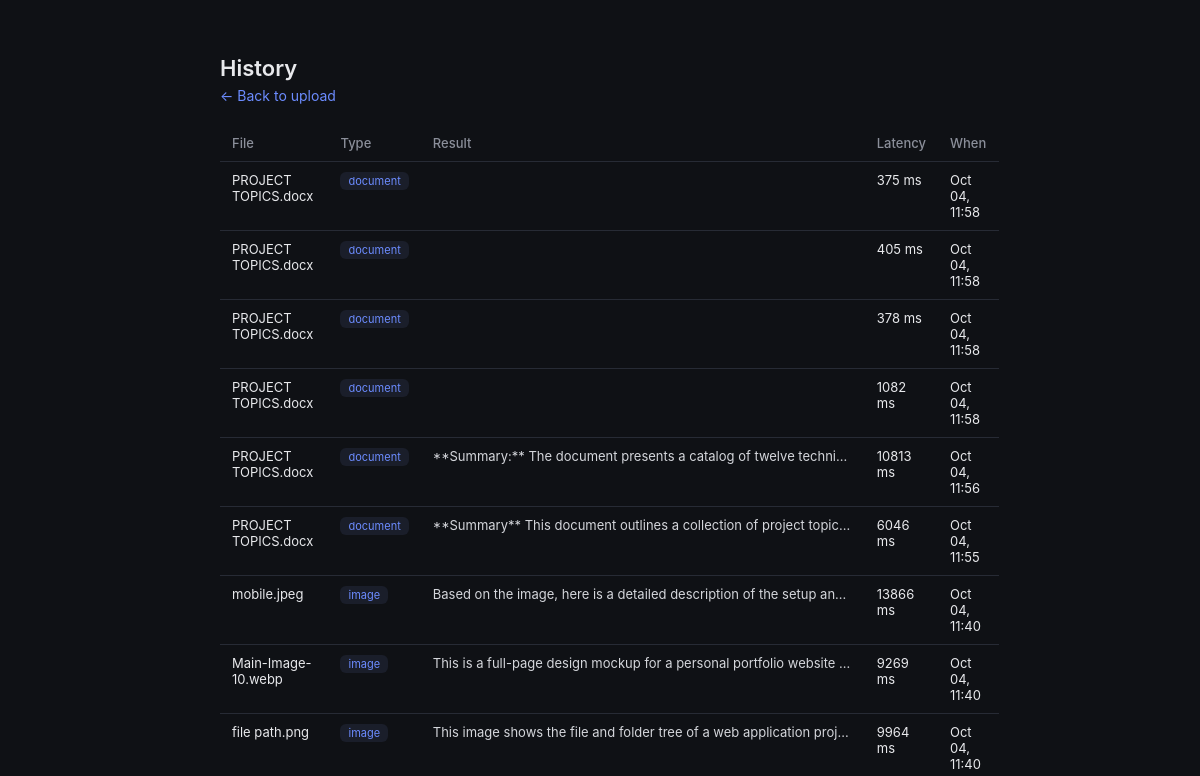
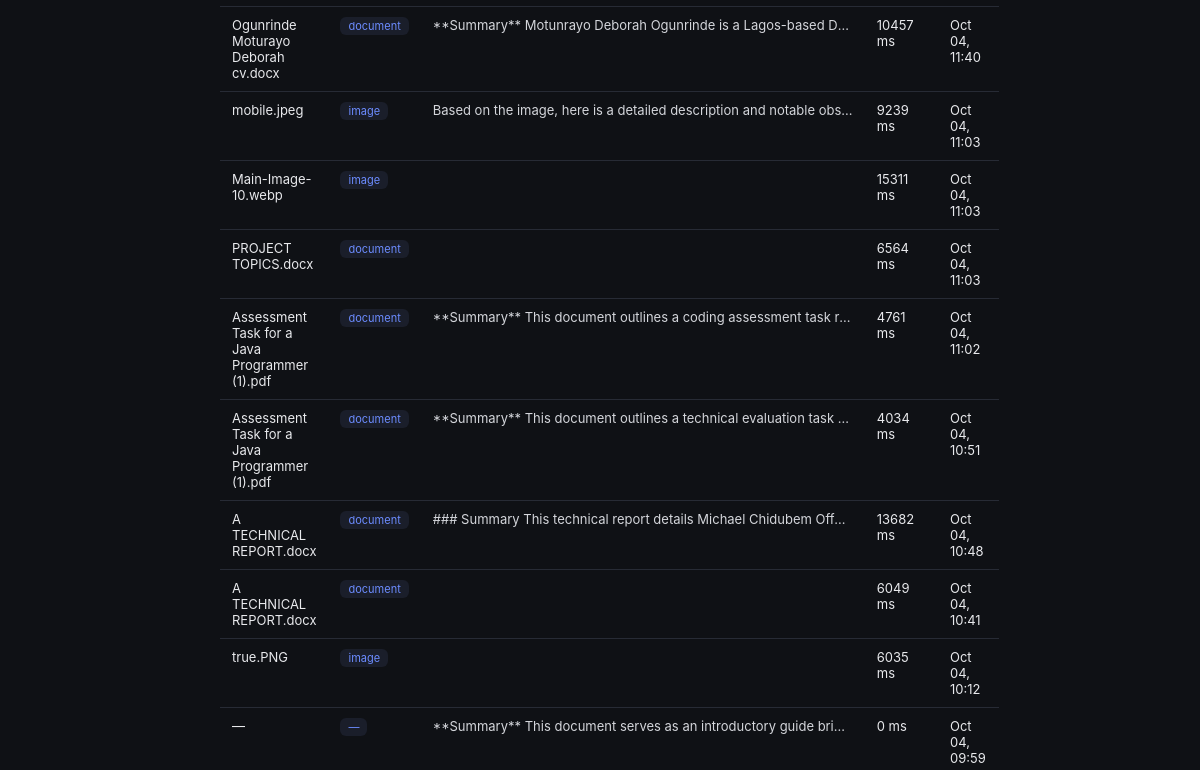
Page /history/ (upper part) on the earlier database version (2 pictures, top to bottom).
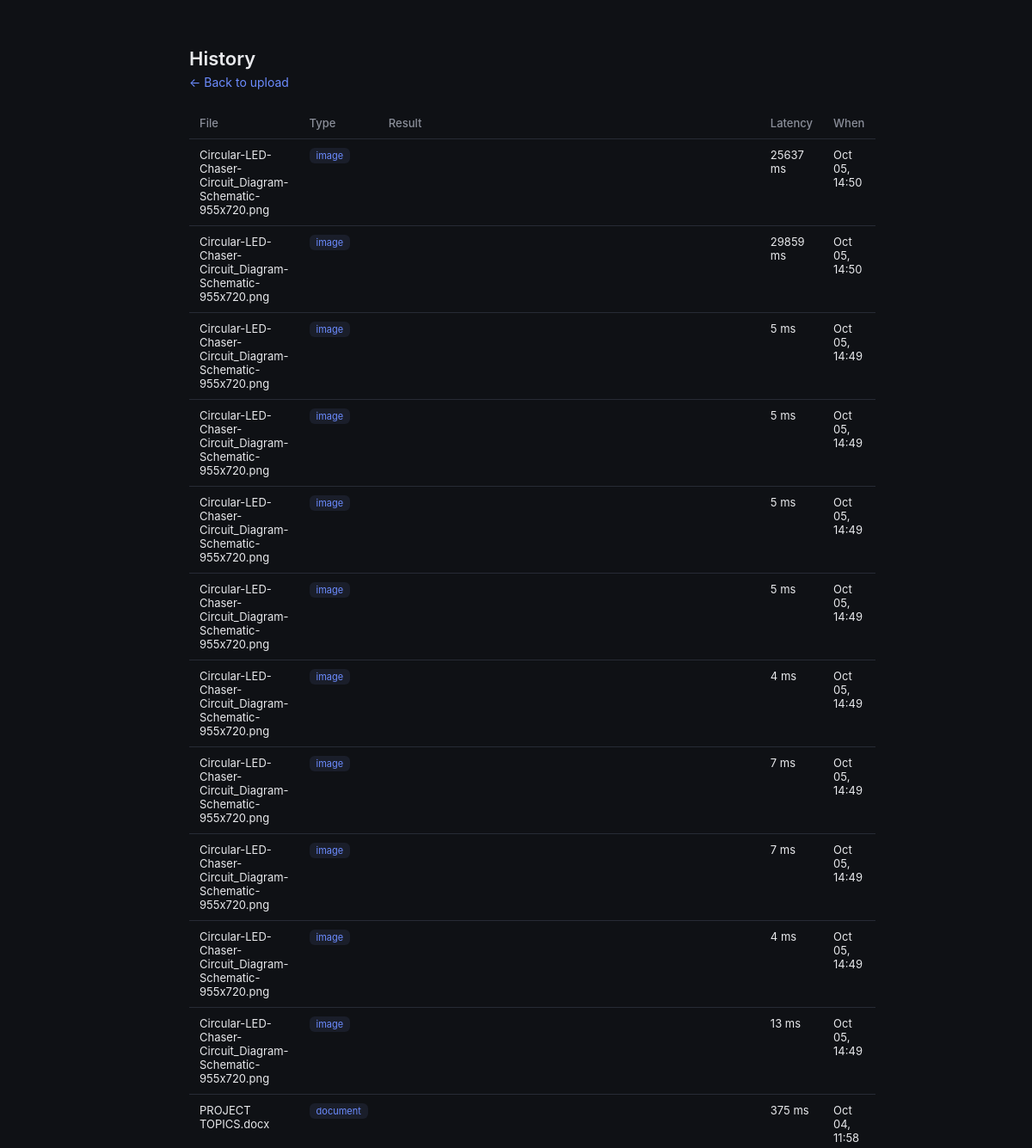
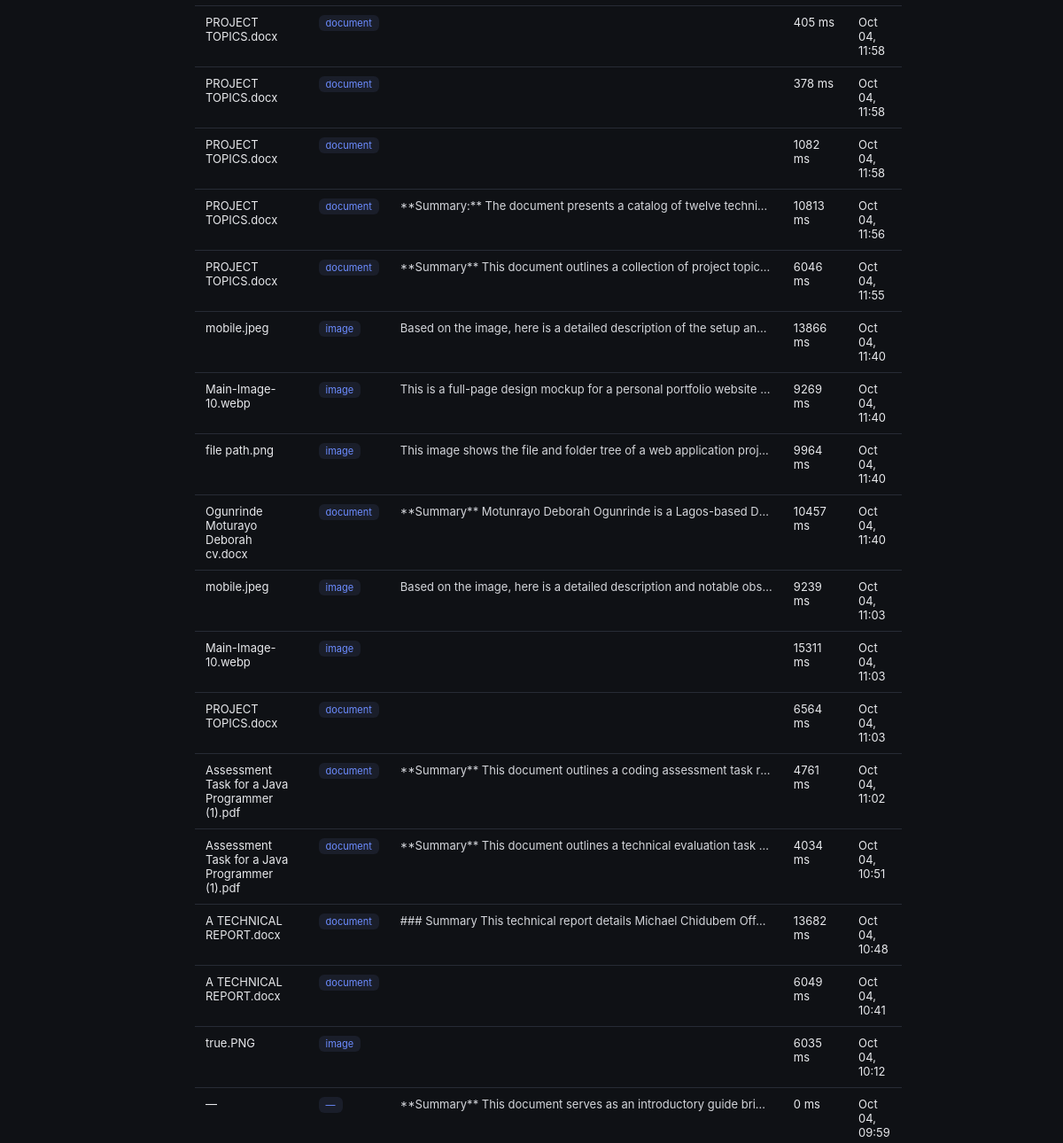
Same page on the later database version (2 pictures, top to bottom).
### QA/models.py (models this page shows)
class QueryLog(models.Model):
    filename = models.CharField(max_length=255, blank=True)
    file_kind = models.CharField(max_length=20, blank=True)  # "image" or "document"
    question = models.TextField()
    answer = models.TextField(blank=True)
    input_tokens = models.IntegerField(default=0)
    output_tokens = models.IntegerField(default=0)
    latency_ms = models.IntegerField(default=0)
    created_at = models.DateTimeField(auto_now_add=True)

### QA/views.py (the view)
# urls.py: path("history/", views.history, name="history"),
async def history(request):
    logs = [log async for log in QueryLog.objects.order_by("-created_at")[:50]]
    return render(request, "qa/history.html", {"logs": logs})

### QA/templates/qa/history.html (shortened to what this page needs)
<!DOCTYPE html>
<html>
<head>
</head>
<body>
<div class="wrap">
  <h1>History</h1>
  <nav><a href="/">← Back to upload</a></nav>
  {% if logs %}
  <table>
    <tr><th>File</th><th>Type</th><th>Result</th><th>Latency</th><th>When</th></tr>
    {% for log in logs %}
    <tr>
      <td>{{ log.filename|default:"—" }}</td>
      <td><span class="kind">{{ log.file_kind|default:"—" }}</span></td>
      <td class="answer">{{ log.answer|truncatechars:160 }}</td>
      <td>{{ log.latency_ms }} ms</td>
      <td>{{ log.created_at|date:"M d, H:i" }}</td>
    </tr>
    {% endfor %}
  </table>
  {% else %}
  <div class="empty">No uploads yet.</div>
  {% endif %}
</div>
</body>
</html>

### QA/templates/qa/history.html (style rules this page uses)
:root { --bg:#0f1115; --panel:#171a21; --border:#272b35; --text:#e8e9ec; --muted:#8b8f9a; --accent:#6c8cff; }
body { margin:0; font-family: -apple-system, Segoe UI, Roboto, sans-serif; background:var(--bg); color:var(--text); padding:40px 20px; }
.wrap { max-width: 760px; margin: 0 auto; }
h1 { font-size:22px; margin-bottom:4px; font-weight:600; }
nav a { color:var(--accent); text-decoration:none; font-size:14px; }
table { width:100%; border-collapse:collapse; margin-top:20px; font-size:13px; }
th, td { text-align:left; padding:10px 12px; border-bottom:1px solid var(--border); vertical-align:top; }
th { color:var(--muted); font-weight:500; }
.kind { display:inline-block; padding:2px 8px; border-radius:6px; font-size:11px; background:#1a1e2a; color:var(--accent); }
.answer { color:#d4d6db; max-width:420px; overflow:hidden; text-overflow:ellipsis; white-space:nowrap; }

Differences in the rows shown:
added QueryLog: filename "Circular-LED-Chaser-Circuit_Diagram-Schematic-955x720.png", file_kind "image", latency_ms "25637", created_at "Oct 05, 14:50"
added QueryLog: filename "Circular-LED-Chaser-Circuit_Diagram-Schematic-955x720.png", file_kind "image", latency_ms "29859", created_at "Oct 05, 14:50"
added QueryLog: filename "Circular-LED-Chaser-Circuit_Diagram-Schematic-955x720.png", file_kind "image", latency_ms "5", created_at "Oct 05, 14:49"
added QueryLog: filename "Circular-LED-Chaser-Circuit_Diagram-Schematic-955x720.png", file_kind "image", latency_ms "5", created_at "Oct 05, 14:49"
added QueryLog: filename "Circular-LED-Chaser-Circuit_Diagram-Schematic-955x720.png", file_kind "image", latency_ms "5", created_at "Oct 05, 14:49"
added QueryLog: filename "Circular-LED-Chaser-Circuit_Diagram-Schematic-955x720.png", file_kind "image", latency_ms "5", created_at "Oct 05, 14:49"
added QueryLog: filename "Circular-LED-Chaser-Circuit_Diagram-Schematic-955x720.png", file_kind "image", latency_ms "4", created_at "Oct 05, 14:49"
added QueryLog: filename "Circular-LED-Chaser-Circuit_Diagram-Schematic-955x720.png", file_kind "image", latency_ms "7", created_at "Oct 05, 14:49"
added QueryLog: filename "Circular-LED-Chaser-Circuit_Diagram-Schematic-955x720.png", file_kind "image", latency_ms "7", created_at "Oct 05, 14:49"
added QueryLog: filename "Circular-LED-Chaser-Circuit_Diagram-Schematic-955x720.png", file_kind "image", latency_ms "4", created_at "Oct 05, 14:49"
added QueryLog: filename "Circular-LED-Chaser-Circuit_Diagram-Schematic-955x720.png", file_kind "image", latency_ms "13", created_at "Oct 05, 14:49"
